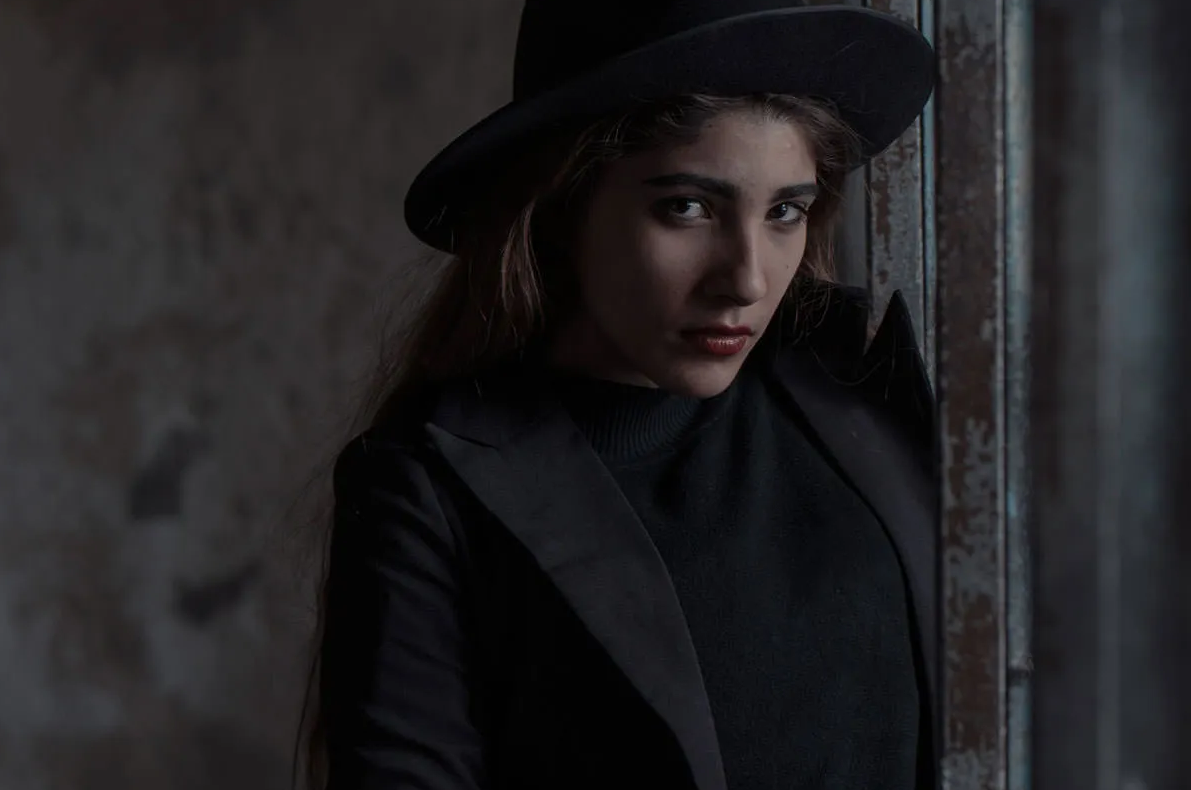
#> input picture images/rndm.png, 1191 x 790 px
$ python histogram2.py
#> lines starting #> are read from the running program, lines starting #| are printed output that depends on the picture
import cv2
import asyncio
import numpy
import sys
from copy import deepcopy
import time
# importing library for plotting
from matplotlib import pyplot as plt
import multiprocessing as mp
import os
import threading as th
from time import sleep

class Image_Edit:
    def __init__(self, Module_Name, Image_path):
#> called with Module_Name = 'main', Image_path = 'images/rndm.png'
        self.Module_name = Module_Name
        self.path = Image_path
        self.image = cv2.imread(Image_path)
#> self.image is the input picture: shape (790, 1191, 3); mean B, G, R 35, 33.3, 34.6

    async def sRGBtoPerceivedBrightness(self, RGB):
        start = time.time()
        # ========= Convert to luminance value ======
        colors = [RGB[0] / 255, RGB[1] / 255, RGB[2] / 255]
        LuminanceValues = []

        for color in colors:
            if color <= 0.04045:
                LuminanceValues.append(color/12.92)
            else:
                LuminanceValues.append(numpy.power(((color+0.055)/1.055), 2.4))

        Luminance = 0.2126 * LuminanceValues[0] + 0.7152 * LuminanceValues[1] + 0.0722 * LuminanceValues[2]

        # ========== Find perceived brightness ============
        if Luminance <= (216/24389):
            return Luminance * (216/24389)
        else:
            return numpy.power(Luminance, (1/3)) * 116 - 16

    # Expects a list in the format of NewNumArray in Get_Image_Brightness
    async def Get_Pixel_Average(self, BrightnessArray):

        total_brightness: float = 0
        total_length = 0

        for value in BrightnessArray:
            total_brightness = total_brightness + sum(value)
            total_length = total_length + 1

        return total_brightness / total_length

    async def Get_Image_Brightness(self, NumArray):

        start = time.time()
        NewNumArray = []
        for row in NumArray:
            TempRow = []
            for column in row:
                TempRow = TempRow + await self.sRGBtoPerceivedBrightness(column)
            NewNumArray.append(TempRow)
        print(NewNumArray)
        print("")
        print(NumArray)
        print(sum(NumArray[0][0]))
        end = time.time()
        print(end-start)

    def Image_Processing_Assigner(self, processes: int = 4):

#> called with processes = 4
        Image_Length = len(self.image)
#> Image_Length = 790

        Segment_size = Image_Length // processes
#> Segment_size = 197
        segments = []

        used_segments = 0
        while True:
            if used_segments + Segment_size * 2 > Image_Length:
                segments.append(self.image[used_segments:])
                break
            segments.append(self.image[used_segments:used_segments+Segment_size])
            used_segments = used_segments + Segment_size
#> this loop made 4 passes
#> used_segments on passes 1 to 3: 197, 394, 591
#> after the loop, segments = 4 items; used_segments = 591

        pool = []
        for process in range(0, processes):
            pool.append(mp.Process(target=self.Change_Image, args=(10, segments[process], process)).start())
#> this loop made 4 passes
#> pass 1, in Change_Image, `cv2.imwrite(f'processing_images/{Process_Number}_{self.Module_name}_se..`:
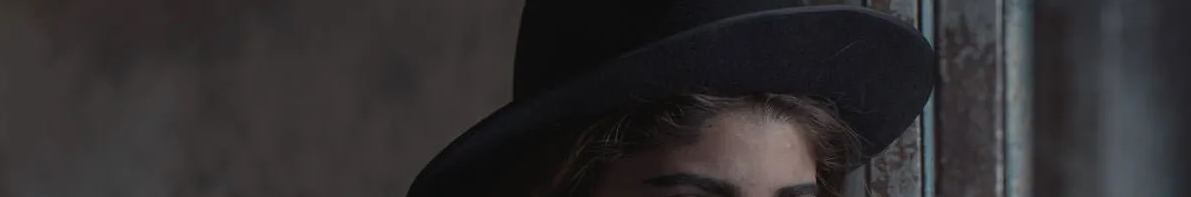
#> saved as 0_main_segment.png: shape (197, 1191, 3); mean B, G, R 47.5, 46.3, 48.7
#> pass 2, in Change_Image (call 2), `cv2.imwrite(f'processing_images/{Process_Number}_{self.Module_name}_se..`:
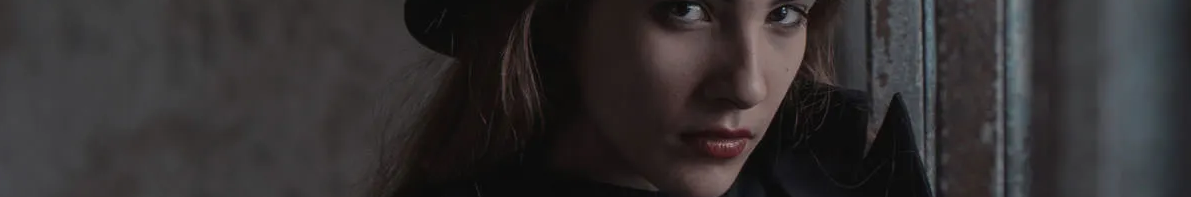
#> saved as 1_main_segment.png: shape (197, 1191, 3); mean B, G, R 49.1, 48.5, 51.7
#> after the loop, pool = 4 items

        th.Thread(target=self.regroup_image, args=(processes, pool,))


    def Change_Image(self, change, image, Process_Number: int):

        for row in list(image):
            for column in row:
                column[0], column[1], column[2] = column[0] + change, column[1] + change, column[2] + change

                if column[0] > 255:
                    column[0] = 255
                elif column[0] < 0:
                    column[0] = 0

                if column[1] > 255:
                    column[1] = 255
                elif column[1] < 0:
                    column[1] = 0

                if column[2] > 255:
                    column[2] = 255
                elif column[2] < 0:
                    column[2] = 0

        #cv2.imshow('image',image)
        #cv2.waitKey(0)

        print(f'processing_images/{Process_Number}_{self.Module_name}_segment.png')

        if not os.path.exists('processing_images/'):
            os.makedirs('processing_images/')

        cv2.imwrite(f'processing_images/{Process_Number}_{self.Module_name}_segment.png', image)

    def regroup_image(self, Processes, pool):
        if any([i.is_alive for i in pool]):
            sleep(0.125)
        else:
            print("done")

if __name__ == "__main__":

    # TO DEBUG: Set rule to print all numbers without numpy truncation. Not efficient because the array contains every RGB value of every pixel
    # numpy.set_printoptions(threshold=sys.maxsize)

    main = Image_Edit("main", 'images/rndm.png')
    main.Image_Processing_Assigner()
    # asyncio.run(Change_Image(img, 25))
    quit()
#> (the program exits here)
